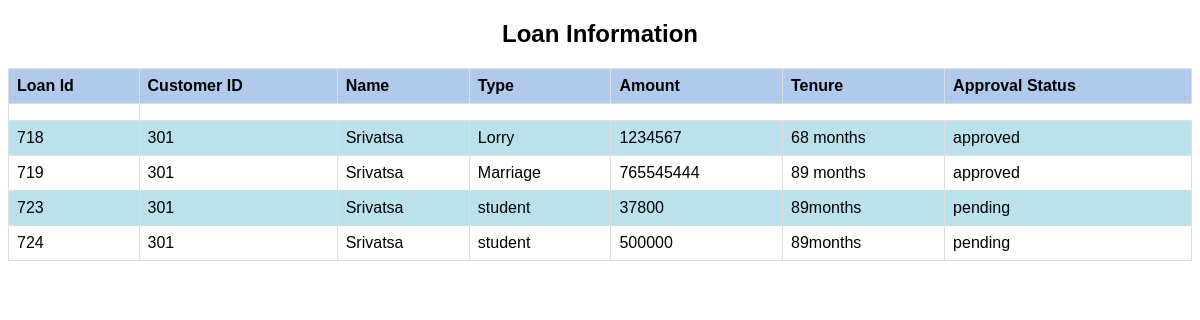
/myloan.php (signed in), run on the app's committed database.
### tables this page shows
CREATE TABLE `loan` (
  `loan_id` int(5) NOT NULL,
  `amount` int(10) NOT NULL,
  `type` varchar(10) NOT NULL,
  `loan_tenure` varchar(20) NOT NULL,
  `approval` varchar(10) NOT NULL,
  `branch_no` int(4) NOT NULL,
  `cus_id` int(5) NOT NULL
);

CREATE TABLE `customer` (
  `cus_id` int(5) NOT NULL,
  `cus_name` varchar(20) NOT NULL,
  `gender` varchar(7) NOT NULL,
  `DOB` date DEFAULT NULL,
  `occupation` varchar(20) NOT NULL,
  `Aadhar no` varchar(12) NOT NULL,
  `Email` varchar(60) NOT NULL,
  `address` varchar(10) NOT NULL,
  `mobileno` varchar(10) NOT NULL,
  `branch_no` int(4) NOT NULL
);

### myloan.php (the view, shortened to what this page needs)
<!DOCTYPE html>
<html lang="en">
<head>
</head>
<?php
$con = new mysqli('localhost','root','','bankmini');
$result=$con->query("select * from loan where cus_id = '$_SESSION[cus_id]'");
$result1=$con->query("select cus_name from customer where cus_id = '$_SESSION[cus_id]'");
$re = $result1->fetch_assoc()
?>
<body>
    <h2>Loan Information</h2>
    <table id="account-table">
        <thead>
            <tr>
                <th>Loan Id</th>
                <th>Customer ID</th>
                <th>Name</th>
                <th>Type</th>
                <th>Amount</th>
                <th>Tenure</th>
                <th>Approval Status</th>
            </tr>
        </thead>
        <tbody>
            <tr>
            <td>  <?php
            while ($customer = $result->fetch_assoc()) {
                echo "<tr>";
                echo "<td>{$customer['loan_id']}</td>";
                echo "<td>{$customer['cus_id']}</td>";
                echo "<td>{$re['cus_name']}</td>";
                echo "<td>{$customer['type']}</td>";
                echo "<td>{$customer['amount']}</td>";
                echo "<td>{$customer['loan_tenure']}</td>";
                echo "<td>{$customer['approval']}</td>";
                echo "</tr>";
            }?>
            </tr>
        </tbody>
    </table>
</body>
</html>

### myloan.php (style rules this page uses)
body { font-family: Arial, sans-serif; }
h2 { text-align: center; }
table { width: 100%; border-collapse: collapse; margin-top: 20px; }
th, td { border: 1px solid #dddddd; padding: 8px; text-align: left; }
th { background-color: #b0caec; }
tr:nth-child(even) { background-color: #bae1ec; }

### data on the page
loan: loan_id "718", cus "301", cus.cus_name "Srivatsa", type "Lorry", amount "1234567", loan_tenure "68 months", approval "approved"
loan: loan_id "719", cus "301", cus.cus_name "Srivatsa", type "Marriage", amount "765545444", loan_tenure "89 months", approval "approved"
loan: loan_id "723", cus "301", cus.cus_name "Srivatsa", type "student", amount "37800", loan_tenure "89months", approval "pending"
loan: loan_id "724", cus "301", cus.cus_name "Srivatsa", type "student", amount "500000", loan_tenure "89months", approval "pending"
